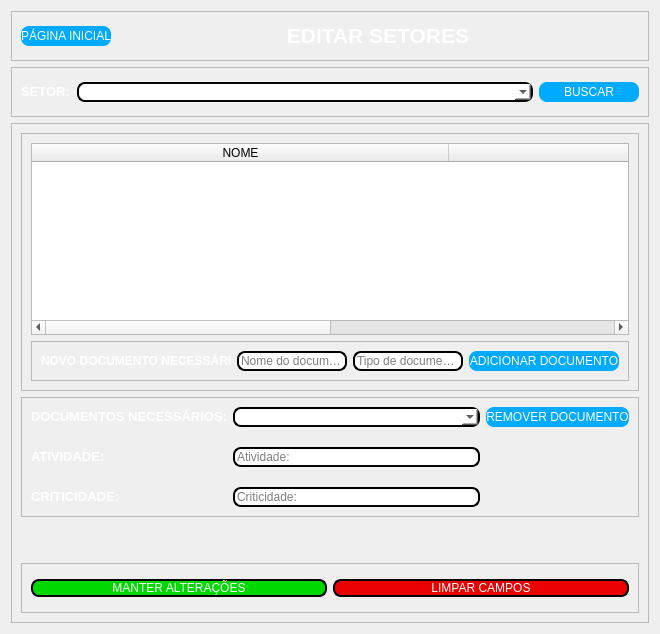
         <widget class="QWidget" name="page_6">
          <layout class="QVBoxLayout" name="verticalLayout_15">
           <item>
            <widget class="QFrame" name="frame_edit_setor_titulo">
             <property name="minimumSize">
              <size>
               <width>0</width>
               <height>50</height>
              </size>
             </property>
             <property name="maximumSize">
              <size>
               <width>16777215</width>
               <height>50</height>
              </size>
             </property>
             <property name="styleSheet">
              <string notr="true"/>
             </property>
             <property name="frameShape">
              <enum>QFrame::StyledPanel</enum>
             </property>
             <property name="frameShadow">
              <enum>QFrame::Raised</enum>
             </property>
             <layout class="QHBoxLayout" name="horizontalLayout_8">
              <item>
               <widget class="QPushButton" name="btn_edit_setor_pg_inicial">
                <property name="minimumSize">
                 <size>
                  <width>0</width>
                  <height>20</height>
                 </size>
                </property>
                <property name="maximumSize">
                 <size>
                  <width>90</width>
                  <height>16777215</height>
                 </size>
                </property>
                <property name="styleSheet">
                 <string notr="true">background-color: rgb(0, 170, 255);
color: rgb(255, 255, 255);
border-radius: 8px;
border: 0px;</string>
                </property>
                <property name="text">
                 <string>PÁGINA INICIAL</string>
                </property>
               </widget>
              </item>
              <item>
               <widget class="QLabel" name="lbl_edit_setor_titulo">
                <property name="styleSheet">
                 <string notr="true">border: 0px</string>
                </property>
                <property name="text">
                 <string>&lt;html&gt;&lt;head/&gt;&lt;body&gt;&lt;p align=&quot;center&quot;&gt;&lt;span style=&quot; font-size:16pt; font-weight:600; color:#ffffff;&quot;&gt;EDITAR SETORES&lt;/span&gt;&lt;/p&gt;&lt;/body&gt;&lt;/html&gt;</string>
                </property>
               </widget>
              </item>
             </layout>
            </widget>
           </item>
           <item>
            <widget class="QFrame" name="frame_edit_setor_pesquisa">
             <property name="minimumSize">
              <size>
               <width>0</width>
               <height>50</height>
              </size>
             </property>
             <property name="maximumSize">
              <size>
               <width>16777215</width>
               <height>50</height>
              </size>
             </property>
             <property name="frameShape">
              <enum>QFrame::StyledPanel</enum>
             </property>
             <property name="frameShadow">
              <enum>QFrame::Raised</enum>
             </property>
             <layout class="QHBoxLayout" name="horizontalLayout_19">
              <item>
               <widget class="QLabel" name="lbl_edit_setor_pesquisa">
                <property name="maximumSize">
                 <size>
                  <width>50</width>
                  <height>16777215</height>
                 </size>
                </property>
                <property name="text">
                 <string>&lt;html&gt;&lt;head/&gt;&lt;body&gt;&lt;p&gt;&lt;span style=&quot; font-size:10pt; font-weight:600; color:#ffffff;&quot;&gt;SETOR:&lt;/span&gt;&lt;/p&gt;&lt;/body&gt;&lt;/html&gt;</string>
                </property>
               </widget>
              </item>
              <item>
               <widget class="QComboBox" name="box_edit_setor_pesquisa">
                <property name="styleSheet">
                 <string notr="true">border-radius: 8px;
border:  2px solid black;
background-color: rgb(255, 255, 255);</string>
                </property>
               </widget>
              </item>
              <item>
               <widget class="QPushButton" name="btn_edit_setor_pesquisa">
                <property name="minimumSize">
                 <size>
                  <width>0</width>
                  <height>20</height>
                 </size>
                </property>
                <property name="maximumSize">
                 <size>
                  <width>100</width>
                  <height>16777215</height>
                 </size>
                </property>
                <property name="styleSheet">
                 <string notr="true">background-color: rgb(0, 170, 255);
color: rgb(255, 255, 255);
border-radius: 8px;
border: 0px;</string>
                </property>
                <property name="text">
                 <string>BUSCAR</string>
                </property>
               </widget>
              </item>
             </layout>
            </widget>
           </item>
           <item>
            <widget class="QFrame" name="frame_edit_setor_info">
             <property name="frameShape">
              <enum>QFrame::StyledPanel</enum>
             </property>
             <property name="frameShadow">
              <enum>QFrame::Raised</enum>
             </property>
             <layout class="QVBoxLayout" name="verticalLayout_12">
              <item>
               <widget class="QFrame" name="frame_edit_setor_novo_doc">
                <property name="frameShape">
                 <enum>QFrame::StyledPanel</enum>
                </property>
                <property name="frameShadow">
                 <enum>QFrame::Raised</enum>
                </property>
                <layout class="QVBoxLayout" name="verticalLayout_7">
                 <item>
                  <widget class="QTableWidget" name="table_edit_setor_novo_doc">
                   <property name="styleSheet">
                    <string notr="true">QTableWidget::item{
	color: white;
}</string>
                   </property>
                   <attribute name="horizontalHeaderDefaultSectionSize">
                    <number>415</number>
                   </attribute>
                   <attribute name="horizontalHeaderMinimumSectionSize">
                    <number>417</number>
                   </attribute>
                   <attribute name="horizontalHeaderStretchLastSection">
                    <bool>true</bool>
                   </attribute>
                   <column>
                    <property name="text">
                     <string>NOME</string>
                    </property>
                   </column>
                   <column>
                    <property name="text">
                     <string>TIPO</string>
                    </property>
                   </column>
                  </widget>
                 </item>
                 <item>
                  <widget class="QFrame" name="frame_edit_setor_novo_setor_action">
                   <property name="frameShape">
                    <enum>QFrame::StyledPanel</enum>
                   </property>
                   <property name="frameShadow">
                    <enum>QFrame::Raised</enum>
                   </property>
                   <layout class="QHBoxLayout" name="horizontalLayout_20">
                    <item>
                     <widget class="QLabel" name="lbl_edit_setor_novo_doc">
                      <property name="maximumSize">
                       <size>
                        <width>190</width>
                        <height>16777215</height>
                       </size>
                      </property>
                      <property name="text">
                       <string>&lt;html&gt;&lt;head/&gt;&lt;body&gt;&lt;p&gt;&lt;span style=&quot; font-weight:600; color:#ffffff;&quot;&gt;NOVO DOCUMENTO NECESSÁRIO:&lt;/span&gt;&lt;/p&gt;&lt;/body&gt;&lt;/html&gt;</string>
                      </property>
                     </widget>
                    </item>
                    <item>
                     <widget class="QLineEdit" name="edit_edit_setor_novo_doc_nome">
                      <property name="styleSheet">
                       <string notr="true">border-radius: 8px;
border:  2px solid black;
background-color: rgb(255, 255, 255);</string>
                      </property>
                      <property name="placeholderText">
                       <string>Nome do documento:</string>
                      </property>
                     </widget>
                    </item>
                    <item>
                     <widget class="QLineEdit" name="edit_edit_setor_novo_doc_tipo">
                      <property name="styleSheet">
                       <string notr="true">border-radius: 8px;
border:  2px solid black;
background-color: rgb(255, 255, 255);</string>
                      </property>
                      <property name="placeholderText">
                       <string>Tipo de documento:</string>
                      </property>
                     </widget>
                    </item>
                    <item>
                     <widget class="QPushButton" name="btn_edit_setor_novo_doc">
                      <property name="minimumSize">
                       <size>
                        <width>150</width>
                        <height>20</height>
                       </size>
                      </property>
                      <property name="maximumSize">
                       <size>
                        <width>150</width>
                        <height>16777215</height>
                       </size>
                      </property>
                      <property name="styleSheet">
                       <string notr="true">background-color: rgb(0, 170, 255);
color: rgb(255, 255, 255);
border-radius: 8px;
border: 0px;</string>
                      </property>
                      <property name="text">
                       <string>ADICIONAR DOCUMENTO</string>
                      </property>
                     </widget>
                    </item>
                   </layout>
                  </widget>
                 </item>
                </layout>
               </widget>
              </item>
              <item>
               <widget class="QFrame" name="frame_edit_setor">
                <property name="minimumSize">
                 <size>
                  <width>0</width>
                  <height>100</height>
                 </size>
                </property>
                <property name="frameShape">
                 <enum>QFrame::StyledPanel</enum>
                </property>
                <property name="frameShadow">
                 <enum>QFrame::Raised</enum>
                </property>
                <layout class="QGridLayout" name="gridLayout_6">
                 <property name="verticalSpacing">
                  <number>20</number>
                 </property>
                 <item row="0" column="0">
                  <widget class="QLabel" name="lbl_edit_setor_doc">
                   <property name="text">
                    <string>&lt;html&gt;&lt;head/&gt;&lt;body&gt;&lt;p&gt;&lt;span style=&quot; font-size:10pt; font-weight:600; color:#ffffff;&quot;&gt;DOCUMENTOS NECESSÁRIOS:&lt;/span&gt;&lt;/p&gt;&lt;/body&gt;&lt;/html&gt;</string>
                   </property>
                  </widget>
                 </item>
                 <item row="0" column="1">
                  <widget class="QComboBox" name="box_edit_setor_doc">
                   <property name="styleSheet">
                    <string notr="true">border-radius: 8px;
border:  2px solid black;
background-color: rgb(255, 255, 255);</string>
                   </property>
                  </widget>
                 </item>
                 <item row="2" column="0">
                  <widget class="QLabel" name="lbl_edit_setor_atividade">
                   <property name="text">
                    <string>&lt;html&gt;&lt;head/&gt;&lt;body&gt;&lt;p&gt;&lt;span style=&quot; font-size:10pt; font-weight:600; color:#ffffff;&quot;&gt;ATIVIDADE:&lt;/span&gt;&lt;/p&gt;&lt;/body&gt;&lt;/html&gt;</string>
                   </property>
                  </widget>
                 </item>
                 <item row="2" column="1">
                  <widget class="QLineEdit" name="edit_edit_setor_atividade">
                   <property name="styleSheet">
                    <string notr="true">border-radius: 8px;
border:  2px solid black;
background-color: rgb(255, 255, 255);</string>
                   </property>
                   <property name="placeholderText">
                    <string>Atividade:</string>
                   </property>
                  </widget>
                 </item>
                 <item row="3" column="1">
                  <widget class="QLineEdit" name="edit_edit_setor_criticidade">
                   <property name="styleSheet">
                    <string notr="true">border-radius: 8px;
border:  2px solid black;
background-color: rgb(255, 255, 255);</string>
                   </property>
                   <property name="placeholderText">
                    <string>Criticidade:</string>
                   </property>
                  </widget>
                 </item>
                 <item row="3" column="0">
                  <widget class="QLabel" name="lbl_edit_setor_criticidade">
                   <property name="text">
                    <string>&lt;html&gt;&lt;head/&gt;&lt;body&gt;&lt;p&gt;&lt;span style=&quot; font-size:10pt; font-weight:600; color:#ffffff;&quot;&gt;CRITICIDADE:&lt;/span&gt;&lt;/p&gt;&lt;/body&gt;&lt;/html&gt;</string>
                   </property>
                  </widget>
                 </item>
                 <item row="0" column="2">
                  <widget class="QPushButton" name="btn_edit_setor_remover_doc">
                   <property name="minimumSize">
                    <size>
                     <width>130</width>
                     <height>20</height>
                    </size>
                   </property>
                   <property name="styleSheet">
                    <string notr="true">background-color: rgb(0, 170, 255);
color: rgb(255, 255, 255);
border-radius: 8px;
border: 0px;</string>
                   </property>
                   <property name="text">
                    <string>REMOVER DOCUMENTO</string>
                   </property>
                  </widget>
                 </item>
                </layout>
               </widget>
              </item>
              <item>
               <spacer name="verticalSpacer_2">
                <property name="orientation">
                 <enum>Qt::Vertical</enum>
                </property>
                <property name="sizeHint" stdset="0">
                 <size>
                  <width>20</width>
                  <height>40</height>
                 </size>
                </property>
               </spacer>
              </item>
              <item>
               <widget class="QFrame" name="frame_edit_setor_action">
                <property name="minimumSize">
                 <size>
                  <width>0</width>
                  <height>50</height>
                 </size>
                </property>
                <property name="frameShape">
                 <enum>QFrame::StyledPanel</enum>
                </property>
                <property name="frameShadow">
                 <enum>QFrame::Raised</enum>
                </property>
                <layout class="QHBoxLayout" name="horizontalLayout_21">
                 <item>
                  <widget class="QPushButton" name="btn_edit_setor_salvar">
                   <property name="styleSheet">
                    <string notr="true">color: rgb(255, 255, 255);
border-radius: 8px;
border: 2px solid black;
background-color: rgb(0, 217, 0);</string>
                   </property>
                   <property name="text">
                    <string>MANTER ALTERAÇÕES</string>
                   </property>
                  </widget>
                 </item>
                 <item>
                  <widget class="QPushButton" name="btn_edit_setor_limpar">
                   <property name="styleSheet">
                    <string notr="true">color: rgb(255, 255, 255);
border-radius: 8px;
border: 2px solid black;
background-color: rgb(234, 0, 0);</string>
                   </property>
                   <property name="text">
                    <string>LIMPAR CAMPOS</string>
                   </property>
                  </widget>
                 </item>
                </layout>
               </widget>
              </item>
             </layout>
            </widget>
           </item>
          </layout>
         </widget>
